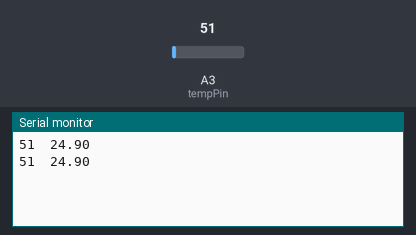
Recording of a sketch running on a simulated Arduino Uno, built with avr-gcc and run on an emulated ATmega328P. Shown: the last lines printed to the serial monitor. The inputs (shaded band) are chosen by the test bench; at power-on: A3 (tempPin) = 51.

Above: at 1.8 s.
1.9 s: A3 (tempPin) set to 61
At 2.8 s:
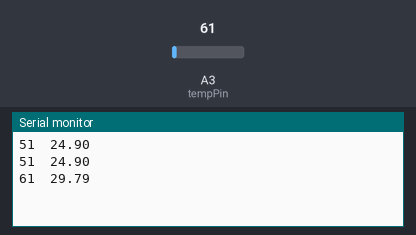
3.4 s: A3 (tempPin) set to 71
At 4.7 s:
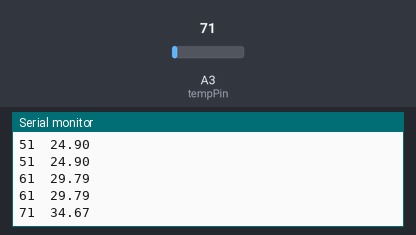
Timing chart, 0 to 6.4 s (numbered marks = the images above; inputs shaded):
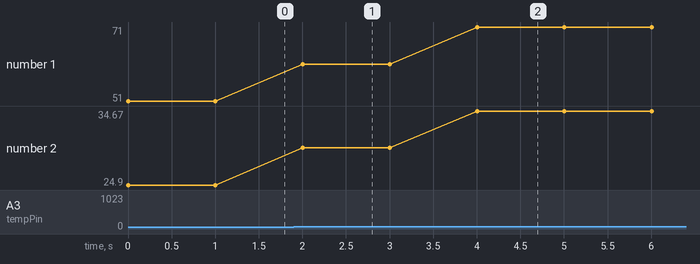

The sketch:

ADC_Tem_Ar.ino
```cpp
int tempPin = A3;    // select the input pin for the potentiometer
int reading ;  // variable to store the value coming from the sensor
float Temperature = 0;

void setup() {
  Serial.begin(9600);
  // declare the ledPin as an OUTPUT:
}

void loop() {
  // read the value from the sensor:
  GetTem();
  Serial.print(reading);
  Serial.print("\t");
  Serial.println(Temperature);
  delay(1000);
}

void GetTem(){
  reading = analogRead(tempPin);
  float mv = ( reading/1024.0)*5000;
  Temperature = mv / 10;
}
```

Measured:
- after the input at 1.9 s, the serial monitor: prints a new line after 0.10 s (image 1)
- after the input at 3.4 s, the serial monitor: prints a new line after 0.60 s (image 2)
- plotted number 1: 51 → 61 after the input at 1.9 s, 61 → 71 after the input at 3.4 s
- plotted number 2: 24.9 → 29.79 after the input at 1.9 s, 29.79 → 34.67 after the input at 3.4 s
